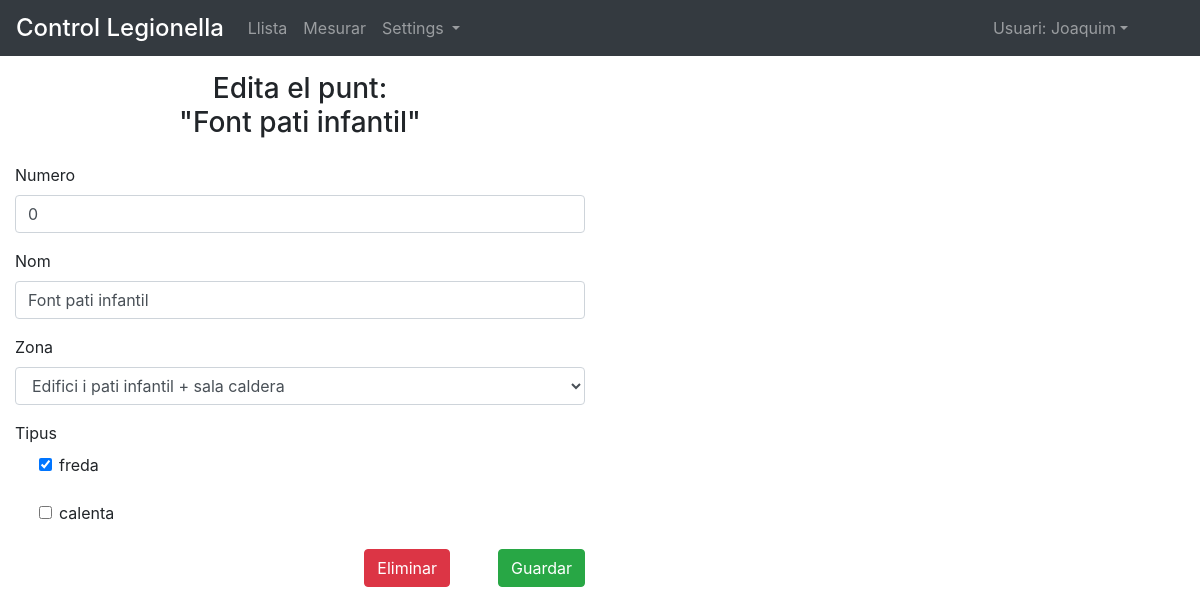
/edit_point2/?point=36 (signed in), run on the app's committed database.
### control/models.py (models this page shows)
class Measure_point(models.Model):
	area				= models.ForeignKey(Area, null=True,on_delete=models.SET_NULL)
	type_measure 		= models.ManyToManyField(Type_measure, blank=True)
	name 				= models.CharField(max_length=50, null=False, unique=False)
	number 				= models.IntegerField(null=False, unique=True)
	weight 				= models.IntegerField(null=True, unique=False)
	class Meta:
		ordering 			= ['weight']
		verbose_name 		= 'Punt de mesura'
		verbose_name_plural = 'Punts de mesura'
	def __str__(self): return str(self.name)

class Area(models.Model):
	area				= models.CharField(max_length=50, null=False, unique=True, error_messages={'unique':"Ja existeix!"})
	weight 				= models.IntegerField(null=True, unique=False)
	class Meta:
		verbose_name 		= 'Area'
		verbose_name_plural = 'Areas'
		ordering 			= ['weight','id']
	def __str__(self): return str(self.area)

class Type_measure(models.Model):
	type_measure		= models.CharField(max_length=50, null=True, unique=False)
	class Meta:
		verbose_name 		= 'Tipus de mesura'
		verbose_name_plural = 'Tipus de mesures'
	def __str__(self): return str(self.type_measure)

### control/views.py (the view)
# urls.py: url(r'^edit_point2/$', edit_mesure_point2_view, name='edit_point2'),
@login_required()
@login_required()
def edit_mesure_point2_view(request, *args, **kwargs):
	point_id 			= request.GET.get('point')
	point_instance 		= Measure_point.objects.filter(id=point_id)
	if point_instance:
		point_instance 	= Measure_point.objects.get(id=point_id)
	else:
		return redirect('edit_point')
	form 				= Create_measure_point_form(request.POST or None, instance=point_instance )
	if form.is_valid():
		if "delete" in request.POST:
			form.instance.delete()
			return redirect('edit_point')
		else:
			form.save()
			return redirect('edit_point')
	else:
		context 			= {
								'form':form
		}
		return render(request, 'control/edit_mesure_point2.html', context)

### control/forms.py
class Create_measure_point_form(forms.ModelForm):
	number 	=forms.IntegerField(
				label="Numero",
				required=True,
				widget=forms.NumberInput(attrs={
							'class':'form-control',
							'placeholder':'#Punt de mesura'
				})
	)
	name 		= forms.CharField(
						max_length=50,
						label="Nom",
						required=True,
						widget=forms.TextInput(attrs={
							'class':'form-control',
							'placeholder':'Aixeta...',
							})
						)
	area 		= forms.ModelChoiceField(
							queryset=Area.objects.all(),
							required=False,
							label = "Zona",
							widget = forms.Select(attrs={
								'class':"form-control",
							})
				)
	type_measure 		= forms.ModelMultipleChoiceField(
							queryset=Type_measure.objects.all(),
							required=True,
							label = "Tipus",
							widget = forms.CheckboxSelectMultiple(attrs={
								'class':"form-check-input",
							})
				)
	class Meta:
		model 	= Measure_point
		fields	= [
			'number',
			'name',
			'area',
			'type_measure'
		]

### templates/control/edit_mesure_point2.html (shortened to what this page needs)
{% extends "control/base.html" %}
{% block content %}
<div class="row mt-2">
	<div class="col col-12 col-md-6">
		<h3 class="mt-2 mb-4 text-center"> Edita el punt:<br> "{{form.instance}}" </h3>
		<form method='POST'> {%csrf_token%}
		<div class="form-group">
			<label> {{form.number.label}} </label>
			{{form.number}}
		</div>
		<div class="form-group">
			<label>{{form.name.label}}</label>
			{{form.name}}
		</div>
		<div class="form-group">
			<label>{{form.area.label}}</label>
			{{form.area}}
		</div>
		<label >{{form.type_measure.label}}</label>
		<div class="form-group">
{% for choice in form.type_measure.field.choices %}
			<div class="form-check mb-3 ml-4">
			<label>
				<input type="checkbox" class="form-check-input" name="{{ form.type_measure.name }}" value="{{ choice.0 }}" {% if choice.0 in form.type_measure.value %} checked {% endif %}">
				<span class="form-check-label">{{ choice.1 }}</span>
			</label>
			</div>
{% endfor %}
		</div>
		<button type="submit" class="btn btn-success  ml-5 float-right">Guardar</button>
		<button type="button" name="delete"  data-toggle="modal" data-target="#warning_delete" class="btn btn-danger float-right">Eliminar</button>
		</form>
	</div>
</div>
{% endblock content %}

### templates/control/base.html (shortened to what this page needs)
{% load static %}
<!DOCTYPE=html>
<html lang="eng">
<head>
{% include 'snippets/css.html' %}
<link rel="stylesheet" href="{% static 'control/css/control.css' %}">
</head>
<body>
	<nav class="navbar sticky-top navbar-expand-md navbar-dark bg-dark mb-1">
	<div class="navbar-brand pb-0 pt-0">
		<span class="h4">Control Legionella </span>
	</div>
	<div class="collapse navbar-collapse" id="navbarNavAltMarkup">
	    <div class="navbar-nav">
	    	<a class="nav-item nav-link"  href="{% url 'home' %}">Llista</a>
	    	<a class="nav-item nav-link"  href="{% url 'select_point' %}">Mesurar</a>
	    	<span class="nav-item dropdown">
	    		<a class="nav-link dropdown-toggle mr-2" href="#" id="navbarDropdownMenuLink" data-toggle="dropdown" aria-haspopup="true" aria-expanded="false">Settings </a>
			</span>
	    </div>
	    <div class="navbar-nav ml-auto">
	    	{% if request.user.username %}
	    	<span class="nav-item dropdown">
				<a class="nav-link dropdown-toggle mr-5" href="#" id="navbarDropdownMenuLink" data-toggle="dropdown" aria-haspopup="true" aria-expanded="false">Usuari: {{request.user.first_name}}</a>
			</span>
				{% else %}
				<a class="nav-item nav-link " href="{% url 'login' %}?next={{request.path}}">login </a>
				{% endif %}
	    </div>
	</div>
</nav>
	<div class="container-fluid">
		{% block content %}
		{% endblock content %}
	</div>
</body>
</html>

### data on the page
Measure_point: instance "Font pati infantil", number "0", name "Font pati infantil"
Area: area "Edifici i pati infantil + sala caldera"
Type_measure: type_measure "☑", type_measure "freda"
Type_measure: type_measure "calenta"

### other printed values
{{ request.user.first_name }} "Joaquim"
